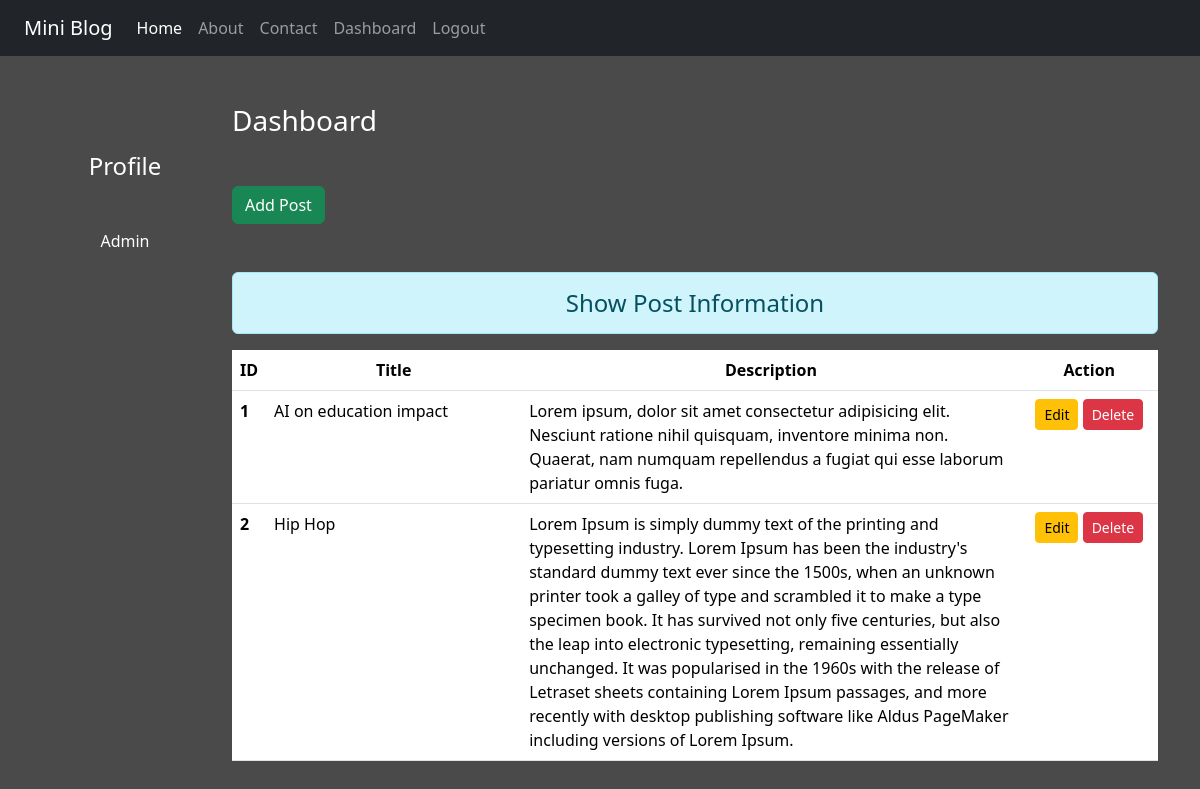
/dashboard/ (signed in), run on the app's committed database.
### miniblog/models.py (models this page shows, shortened)
class Post(models.Model):
    title = models.CharField(max_length=180)
    description =models.TextField()

### miniblog/views.py (the view)
# urls.py: path('dashboard/', views.dashboard, name='dashboard'),
def dashboard(request):
    if request.user.is_authenticated:
        post =Post.objects.all()
        user =request.user
        full_name =user.get_full_name()
        grps =user.groups.all()
        return render(request , 'temp_mini/dashboard.html',{'posts':post ,'grps':grps,'full_name':full_name})
    else:
        return HttpResponseRedirect('/login/',)

### templates/temp_mini/dashboard.html (shortened to what this page needs)
{% extends 'temp_mini/base.html'%}
{% load static %}
{% block side %}
<div class="col-sm-2 text-white my-5 text-center">
    <h4 class="my-5">Profile</h4>
    {% for group in grps %}
    <p>{{group.name}}</p>
    {% endfor %}
</div>
{% endblock side %}
{% block content %}
<div class="col-sm-10">
    <h3 class="text-white my-5">Dashboard</h3>
    <a href="{% url 'addpost' %}" class="btn btn-success">Add Post</a>
    <h4 class="text-center alert alert-info mt-5">Show Post Information
    </h4>
    {% if posts %}
    <table class="table table-hover bg-white">
        <thead>
        <tr class="text-center">
            <th scope="col" style="width:2%">ID</th>
            <th scope="col" style="width:28%">Title</th>
            <th scope="col" style="width:55%">Description</th>
            <th scope="col" style="width:15% ;">Action</th>
          </tr>
        </thead>
        <tbody>
            {% for post in posts %}
          <tr>
            <th scope="row">{{post.id}}</th>
            <td>{{post.title}}</td>
            <td>{{post.description}}</td>
            <td class="text-center">
                <a href="{% url 'updatepost' post.id %}" class="btn btn-warning btn-sm">Edit</a>
                {% if perms.miniblog.delete_post %}
                <form action="{% url 'deletepost' post.id %}" method="post" class="d-inline">
                    <input type="submit" value="Delete" class="btn btn-danger btn-sm">
                </form>
                {% endif %}
            </td>
          </tr>
            {% endfor %}
        </tbody>
      </table>
    {% else %}
    <h4 class="text-center alert alert-warning">No Records</h4>
    {% endif %}
    </div>
</div>
{% endblock content %}

### templates/temp_mini/base.html (shortened to what this page needs)
<!DOCTYPE html>
<html lang="en">
<head>
    {% load static %}
    {% load bootstrap5 %}
    {% bootstrap_css %}
    <link rel="stylesheet" href="{% static 'css/style.css' %}">
</head>
<body>
    <div class="container-fluid bg-dark">
        {% include 'temp_mini/navbar.html' %}
    </div>
    <div class="container">
        <div class="row">
            {% block side%}
            {% endblock side %}
            {% block content %}
            {% endblock content %}
        </div>
</body>
</html>

### templates/temp_mini/navbar.html (shortened to what this page needs)
<nav class="navbar navbar-expand-lg navbar-dark bg-dark">
    <div class="container-fluid">
    <a class="navbar-brand" href="#">Mini Blog</a>
    <div class="collapse navbar-collapse" id="navbarNav">
        <ul class="navbar-nav">
        <li class="nav-item">
            <a class="nav-link active" aria-current="page" href="{% url 'home'%}">Home</a>
        </li>
        <li class="nav-item">
            <a class="nav-link" href="{% url 'about' %}">About</a>
        </li>
        <li class="nav-item">
            <a class="nav-link" href="{% url 'contact' %}">Contact</a>
        </li>
            {% if request.user.is_authenticated %}
        <li class="nav-item">
            <a class="nav-link" href="{% url 'dashboard' %}">Dashboard</a>
        </li>
        <li class="nav-item">
            <a class="nav-link" href="{% url 'logout' %}">Logout</a>
        </li>
            {% endif %}
        </ul>
    </div>
    </div>
</nav>

### static/css/style.css (style rules this page uses)
body { background-color: rgb(75, 74, 74); color: antiquewhite; }

### data on the page
Post: id "1", title "AI on education impact", description "Lorem ipsum, dolor sit amet consectetur adipisicing elit. Nesciunt ratione nihil quisquam, inventore minima non. Quaerat, nam numquam repellendus a fugiat qui esse laborum pariatur omnis fuga."
Post: id "2", title "Hip Hop", description "Lorem Ipsum is simply dummy text of the printing and typesetting industry. Lorem Ipsum has been the industry's standard dummy text ever since the 1500s, when an unknown printer took a galley of type and scrambled it to make a type specimen book. It has survived not only five centuries, but also the leap into electronic typesetting, remaining essentially unchanged. It was popularised in the 1960s with the release of Letraset sheets containing Lorem Ipsum passages, and more recently with desktop publishing software like Aldus PageMaker including versions of Lorem Ipsum."

### other printed values
{{ group.name }} "Admin"
